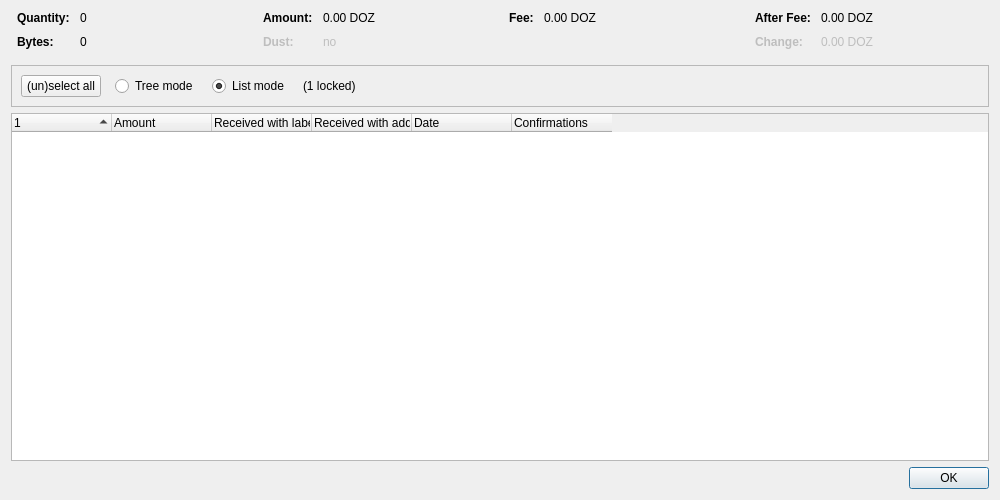
<?xml version="1.0" encoding="UTF-8"?>
<ui version="4.0">
 <class>CoinControlDialog</class>
 <widget class="QDialog" name="CoinControlDialog">
  <property name="geometry">
   <rect>
    <x>0</x>
    <y>0</y>
    <width>1000</width>
    <height>500</height>
   </rect>
  </property>
  <property name="windowTitle">
   <string>Coin Selection</string>
  </property>
  <layout class="QVBoxLayout" name="verticalLayout">
   <item>
    <layout class="QHBoxLayout" name="horizontalLayoutTop" stretch="0,0,0,0">
     <property name="topMargin">
      <number>0</number>
     </property>
     <property name="bottomMargin">
      <number>10</number>
     </property>
     <item>
      <layout class="QFormLayout" name="formLayoutCoinControl1">
       <property name="horizontalSpacing">
        <number>10</number>
       </property>
       <property name="verticalSpacing">
        <number>10</number>
       </property>
       <property name="leftMargin">
        <number>6</number>
       </property>
       <property name="rightMargin">
        <number>6</number>
       </property>
       <item row="0" column="0">
        <widget class="QLabel" name="labelCoinControlQuantityText">
         <property name="font">
          <font>
           <weight>75</weight>
           <bold>true</bold>
          </font>
         </property>
         <property name="text">
          <string>Quantity:</string>
         </property>
        </widget>
       </item>
       <item row="0" column="1">
        <widget class="QLabel" name="labelCoinControlQuantity">
         <property name="cursor">
          <cursorShape>IBeamCursor</cursorShape>
         </property>
         <property name="contextMenuPolicy">
          <enum>Qt::ActionsContextMenu</enum>
         </property>
         <property name="text">
          <string notr="true">0</string>
         </property>
         <property name="textInteractionFlags">
          <set>Qt::LinksAccessibleByMouse|Qt::TextSelectableByKeyboard|Qt::TextSelectableByMouse</set>
         </property>
        </widget>
       </item>
       <item row="1" column="0">
        <widget class="QLabel" name="labelCoinControlBytesText">
         <property name="font">
          <font>
           <weight>75</weight>
           <bold>true</bold>
          </font>
         </property>
         <property name="text">
          <string>Bytes:</string>
         </property>
        </widget>
       </item>
       <item row="1" column="1">
        <widget class="QLabel" name="labelCoinControlBytes">
         <property name="cursor">
          <cursorShape>IBeamCursor</cursorShape>
         </property>
         <property name="contextMenuPolicy">
          <enum>Qt::ActionsContextMenu</enum>
         </property>
         <property name="text">
          <string notr="true">0</string>
         </property>
         <property name="textInteractionFlags">
          <set>Qt::LinksAccessibleByMouse|Qt::TextSelectableByKeyboard|Qt::TextSelectableByMouse</set>
         </property>
        </widget>
       </item>
      </layout>
     </item>
     <item>
      <layout class="QFormLayout" name="formLayoutCoinControl2">
       <property name="horizontalSpacing">
        <number>10</number>
       </property>
       <property name="verticalSpacing">
        <number>10</number>
       </property>
       <property name="leftMargin">
        <number>6</number>
       </property>
       <property name="rightMargin">
        <number>6</number>
       </property>
       <item row="0" column="0">
        <widget class="QLabel" name="labelCoinControlAmountText">
         <property name="font">
          <font>
           <weight>75</weight>
           <bold>true</bold>
          </font>
         </property>
         <property name="text">
          <string>Amount:</string>
         </property>
        </widget>
       </item>
       <item row="0" column="1">
        <widget class="QLabel" name="labelCoinControlAmount">
         <property name="cursor">
          <cursorShape>IBeamCursor</cursorShape>
         </property>
         <property name="contextMenuPolicy">
          <enum>Qt::ActionsContextMenu</enum>
         </property>
         <property name="text">
          <string notr="true">0.00 DOZ</string>
         </property>
         <property name="textInteractionFlags">
          <set>Qt::LinksAccessibleByMouse|Qt::TextSelectableByKeyboard|Qt::TextSelectableByMouse</set>
         </property>
        </widget>
       </item>
       <item row="1" column="0">
        <widget class="QLabel" name="labelCoinControlLowOutputText">
         <property name="enabled">
          <bool>false</bool>
         </property>
         <property name="font">
          <font>
           <weight>75</weight>
           <bold>true</bold>
          </font>
         </property>
         <property name="text">
          <string>Dust:</string>
         </property>
        </widget>
       </item>
       <item row="1" column="1">
        <widget class="QLabel" name="labelCoinControlLowOutput">
         <property name="enabled">
          <bool>false</bool>
         </property>
         <property name="cursor">
          <cursorShape>IBeamCursor</cursorShape>
         </property>
         <property name="contextMenuPolicy">
          <enum>Qt::ActionsContextMenu</enum>
         </property>
         <property name="text">
          <string notr="true">no</string>
         </property>
         <property name="textInteractionFlags">
          <set>Qt::LinksAccessibleByMouse|Qt::TextSelectableByKeyboard|Qt::TextSelectableByMouse</set>
         </property>
        </widget>
       </item>
      </layout>
     </item>
     <item>
      <layout class="QFormLayout" name="formLayoutCoinControl3">
       <property name="horizontalSpacing">
        <number>10</number>
       </property>
       <property name="verticalSpacing">
        <number>10</number>
       </property>
       <property name="leftMargin">
        <number>6</number>
       </property>
       <property name="rightMargin">
        <number>6</number>
       </property>
       <item row="0" column="0">
        <widget class="QLabel" name="labelCoinControlFeeText">
         <property name="font">
          <font>
           <weight>75</weight>
           <bold>true</bold>
          </font>
         </property>
         <property name="text">
          <string>Fee:</string>
         </property>
        </widget>
       </item>
       <item row="0" column="1">
        <widget class="QLabel" name="labelCoinControlFee">
         <property name="cursor">
          <cursorShape>IBeamCursor</cursorShape>
         </property>
         <property name="contextMenuPolicy">
          <enum>Qt::ActionsContextMenu</enum>
         </property>
         <property name="text">
          <string notr="true">0.00 DOZ</string>
         </property>
         <property name="textInteractionFlags">
          <set>Qt::LinksAccessibleByMouse|Qt::TextSelectableByKeyboard|Qt::TextSelectableByMouse</set>
         </property>
        </widget>
       </item>
      </layout>
     </item>
     <item>
      <layout class="QFormLayout" name="formLayoutCoinControl4">
       <property name="horizontalSpacing">
        <number>10</number>
       </property>
       <property name="verticalSpacing">
        <number>10</number>
       </property>
       <property name="leftMargin">
        <number>6</number>
       </property>
       <property name="rightMargin">
        <number>6</number>
       </property>
       <item row="0" column="0">
        <widget class="QLabel" name="labelCoinControlAfterFeeText">
         <property name="font">
          <font>
           <weight>75</weight>
           <bold>true</bold>
          </font>
         </property>
         <property name="text">
          <string>After Fee:</string>
         </property>
        </widget>
       </item>
       <item row="0" column="1">
        <widget class="QLabel" name="labelCoinControlAfterFee">
         <property name="cursor">
          <cursorShape>IBeamCursor</cursorShape>
         </property>
         <property name="contextMenuPolicy">
          <enum>Qt::ActionsContextMenu</enum>
         </property>
         <property name="text">
          <string notr="true">0.00 DOZ</string>
         </property>
         <property name="textInteractionFlags">
          <set>Qt::LinksAccessibleByMouse|Qt::TextSelectableByKeyboard|Qt::TextSelectableByMouse</set>
         </property>
        </widget>
       </item>
       <item row="1" column="0">
        <widget class="QLabel" name="labelCoinControlChangeText">
         <property name="enabled">
          <bool>false</bool>
         </property>
         <property name="font">
          <font>
           <weight>75</weight>
           <bold>true</bold>
          </font>
         </property>
         <property name="text">
          <string>Change:</string>
         </property>
        </widget>
       </item>
       <item row="1" column="1">
        <widget class="QLabel" name="labelCoinControlChange">
         <property name="enabled">
          <bool>false</bool>
         </property>
         <property name="cursor">
          <cursorShape>IBeamCursor</cursorShape>
         </property>
         <property name="contextMenuPolicy">
          <enum>Qt::ActionsContextMenu</enum>
         </property>
         <property name="text">
          <string notr="true">0.00 DOZ</string>
         </property>
         <property name="textInteractionFlags">
          <set>Qt::LinksAccessibleByMouse|Qt::TextSelectableByKeyboard|Qt::TextSelectableByMouse</set>
         </property>
        </widget>
       </item>
      </layout>
     </item>
    </layout>
   </item>
   <item>
    <widget class="QFrame" name="frame">
     <property name="minimumSize">
      <size>
       <width>0</width>
       <height>40</height>
      </size>
     </property>
     <property name="frameShape">
      <enum>QFrame::StyledPanel</enum>
     </property>
     <property name="frameShadow">
      <enum>QFrame::Sunken</enum>
     </property>
     <layout class="QHBoxLayout" name="horizontalLayout">
      <item>
       <layout class="QHBoxLayout" name="horizontalLayoutPanel" stretch="0,0,0,0,0">
        <property name="spacing">
         <number>14</number>
        </property>
        <item>
         <widget class="QPushButton" name="pushButtonSelectAll">
          <property name="sizePolicy">
           <sizepolicy hsizetype="Maximum" vsizetype="Fixed">
            <horstretch>0</horstretch>
            <verstretch>0</verstretch>
           </sizepolicy>
          </property>
          <property name="text">
           <string>(un)select all</string>
          </property>
          <property name="autoDefault">
           <bool>false</bool>
          </property>
         </widget>
        </item>
        <item>
         <widget class="QRadioButton" name="radioTreeMode">
          <property name="sizePolicy">
           <sizepolicy hsizetype="Maximum" vsizetype="Fixed">
            <horstretch>0</horstretch>
            <verstretch>0</verstretch>
           </sizepolicy>
          </property>
          <property name="text">
           <string>Tree mode</string>
          </property>
         </widget>
        </item>
        <item>
         <widget class="QRadioButton" name="radioListMode">
          <property name="sizePolicy">
           <sizepolicy hsizetype="Maximum" vsizetype="Fixed">
            <horstretch>0</horstretch>
            <verstretch>0</verstretch>
           </sizepolicy>
          </property>
          <property name="text">
           <string>List mode</string>
          </property>
          <property name="checked">
           <bool>true</bool>
          </property>
         </widget>
        </item>
        <item>
         <widget class="QLabel" name="labelLocked">
          <property name="text">
           <string notr="true">(1 locked)</string>
          </property>
         </widget>
        </item>
        <item>
         <spacer name="horizontalSpacer">
          <property name="orientation">
           <enum>Qt::Horizontal</enum>
          </property>
          <property name="sizeHint" stdset="0">
           <size>
            <width>40</width>
            <height>20</height>
           </size>
          </property>
         </spacer>
        </item>
       </layout>
      </item>
     </layout>
    </widget>
   </item>
   <item>
    <widget class="CoinControlTreeWidget" name="treeWidget">
     <property name="contextMenuPolicy">
      <enum>Qt::CustomContextMenu</enum>
     </property>
     <property name="sortingEnabled">
      <bool>false</bool>
     </property>
     <property name="columnCount">
      <number>6</number>
     </property>
     <attribute name="headerShowSortIndicator" stdset="0">
      <bool>true</bool>
     </attribute>
     <attribute name="headerStretchLastSection">
      <bool>false</bool>
     </attribute>
     <column>
      <property name="text">
       <string/>
      </property>
     </column>
     <column>
      <property name="text">
       <string>Amount</string>
      </property>
     </column>
     <column>
      <property name="text">
       <string>Received with label</string>
      </property>
     </column>
     <column>
      <property name="text">
       <string>Received with address</string>
      </property>
     </column>
     <column>
      <property name="text">
       <string>Date</string>
      </property>
     </column>
     <column>
      <property name="text">
       <string>Confirmations</string>
      </property>
      <property name="toolTip">
       <string>Confirmed</string>
      </property>
     </column>
     <column>
      <property name="text">
       <string/>
      </property>
     </column>
     <column>
      <property name="text">
       <string/>
      </property>
     </column>
     <column>
      <property name="text">
       <string/>
      </property>
     </column>
     <column>
      <property name="text">
       <string/>
      </property>
     </column>
    </widget>
   </item>
   <item>
    <widget class="QDialogButtonBox" name="buttonBox">
     <property name="orientation">
      <enum>Qt::Horizontal</enum>
     </property>
     <property name="standardButtons">
      <set>QDialogButtonBox::Ok</set>
     </property>
    </widget>
   </item>
  </layout>
 </widget>
 <customwidgets>
  <customwidget>
   <class>CoinControlTreeWidget</class>
   <extends>QTreeWidget</extends>
   <header>qt/coincontroltreewidget.h</header>
  </customwidget>
 </customwidgets>
 <resources/>
 <connections/>
</ui>
